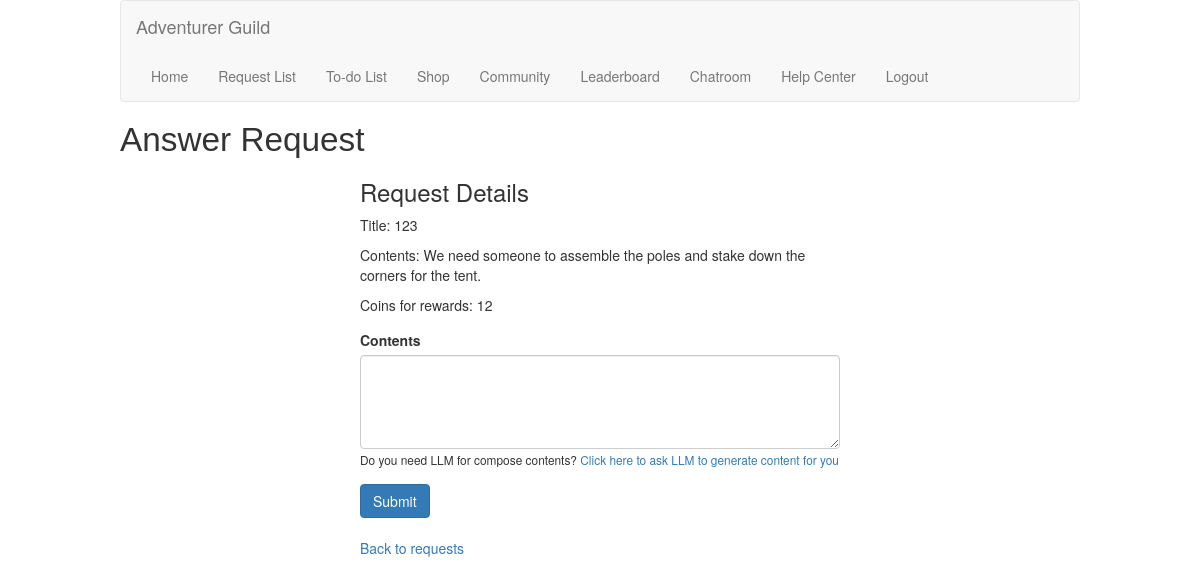
Page /answerrequest/46 (signed in) on the committed database.
### models/sqlmodels.py (models this page shows, shortened)
class Requests(db.Model):
    __tablename__ = 'requests'
    requestID = Column(Integer, primary_key=True, autoincrement=True)
    title = Column(String(120), nullable=False)
    content = Column(Text, nullable=False)
    rewards = Column(String(120))
    timelimit = Column(String(120))
    userID = Column(String(120), ForeignKey('users.userID', name='fk_requests_userID'))
    status = Column(Text, nullable=False, default="Available")
    answer = Column(Text)

### app.py (the view)
    @app.route('/answerrequest/<requestid>')
    @login_required
    def answerRequest(requestid):
        userID = current_user.id
        result = Requests.query.filter(Requests.requestID == requestid).first()
        if result:
            return render_template("answerrequest.html", result=result, userID=userID)
        else:
            return render_template("answerrequest.html", errmsg=f"We cannot find any content.")

### app.py (called while the page is built)
    @login_manager.user_loader
    def load_user(user_id):
        return User(user_id)

### templates/answerrequest.html (shortened to what this page needs)
{% extends 'base.html' %}
{% block content %}
    <h1 id="pageBanner">Answer Request</h1>
    <div class="newthreadandrequest">
        <form method="POST" action="/doanswerrequest">
            <div class="form-group fillForms">
                <h3>Request Details</h3>
                <p>Title: {{result.title}}</p>
                <p>Contents: {{result.content}}</p>
                <p>Coins for rewards: {{result.rewards}}</p>
            </div>
            <div class="form-group fillForms">
                <label for="content">Contents</label>
                <textarea class="form-control" id="content" name="content" rows="4" cols="50"></textarea>
                <small>Do you need LLM for compose contents? <a href="#newthreadandrequest" onclick="loadLLM(2)">Click here to ask LLM to generate content for you</a></small>
            </div>
            <button type="submit" class="btn btn-primary">Submit</button>
            </form>
            <br>
            <p><a href="/requests" title="Back">Back to requests</a></p>
    </div>
{% endblock %}

### static/css/main.css (style rules this page uses)
a { text-decoration: none; }
.newthreadandrequest { margin-left: auto; margin-right: auto; width: 50%; }
#pageBanner { font-family: 'Gill Sans', 'Gill Sans MT', Calibri, 'Trebuchet MS', sans-serif; font-size: 25pt; }

### rows in the picture
Requests: title "123", content "We need someone to assemble the poles and stake down the corners for the tent.", rewards "12"
